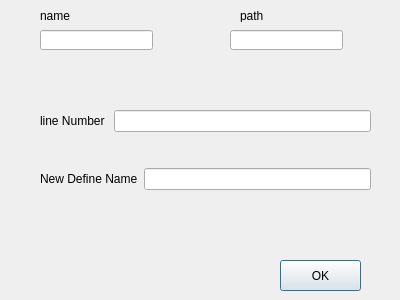
<?xml version="1.0" encoding="UTF-8"?>
<ui version="4.0">
 <class>EditDefine</class>
 <widget class="QDialog" name="EditDefine">
  <property name="geometry">
   <rect>
    <x>0</x>
    <y>0</y>
    <width>400</width>
    <height>300</height>
   </rect>
  </property>
  <property name="windowTitle">
   <string>Edit Define</string>
  </property>
  <widget class="QWidget" name="layoutWidget">
   <property name="geometry">
    <rect>
     <x>40</x>
     <y>80</y>
     <width>331</width>
     <height>141</height>
    </rect>
   </property>
   <layout class="QVBoxLayout" name="verticalLayout">
    <item>
     <layout class="QHBoxLayout" name="horizontalLayout">
      <item>
       <widget class="QLabel" name="label">
        <property name="text">
         <string>line Number </string>
        </property>
       </widget>
      </item>
      <item>
       <widget class="QLineEdit" name="lineEdit"/>
      </item>
     </layout>
    </item>
    <item>
     <layout class="QHBoxLayout" name="horizontalLayout_2">
      <item>
       <widget class="QLabel" name="label_2">
        <property name="text">
         <string>New Define Name</string>
        </property>
       </widget>
      </item>
      <item>
       <widget class="QLineEdit" name="lineEdit_2"/>
      </item>
     </layout>
    </item>
   </layout>
  </widget>
  <widget class="QPushButton" name="pushButton">
   <property name="geometry">
    <rect>
     <x>280</x>
     <y>260</y>
     <width>81</width>
     <height>31</height>
    </rect>
   </property>
   <property name="text">
    <string>OK</string>
   </property>
  </widget>
  <widget class="QLineEdit" name="lineEdit_name">
   <property name="geometry">
    <rect>
     <x>40</x>
     <y>30</y>
     <width>113</width>
     <height>20</height>
    </rect>
   </property>
  </widget>
  <widget class="QLineEdit" name="lineEdit_path">
   <property name="geometry">
    <rect>
     <x>230</x>
     <y>30</y>
     <width>113</width>
     <height>20</height>
    </rect>
   </property>
  </widget>
  <widget class="QLabel" name="label_3">
   <property name="geometry">
    <rect>
     <x>40</x>
     <y>10</y>
     <width>37</width>
     <height>12</height>
    </rect>
   </property>
   <property name="text">
    <string>name</string>
   </property>
  </widget>
  <widget class="QLabel" name="label_4">
   <property name="geometry">
    <rect>
     <x>240</x>
     <y>10</y>
     <width>37</width>
     <height>12</height>
    </rect>
   </property>
   <property name="text">
    <string>path</string>
   </property>
  </widget>
 </widget>
 <resources/>
 <connections/>
</ui>
